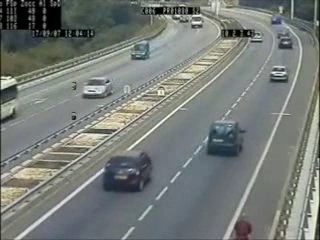
#> input picture frame 75 of video.avi, 320 x 240 px
$ python main.py
#> lines starting #> are read from the running program, lines starting #| are printed output that depends on the picture; after the words box and inside, x2 and y2 are one past the last pixel; in counts of white or black regions, pixels touching at a corner belong together
import time
import cv2
import numpy as np
import vehicles

cnt_up = 0
cnt_down = 0

cap = cv2.VideoCapture("video.avi")

# Get width and height of video

contour_width = cap.get(3)
contour_height = cap.get(4)
frameArea = contour_height * contour_width
areaTH = frameArea / 400

# Lines
line_up = int(2 * (contour_height / 5))
line_down = int(3 * (contour_height / 5))

up_limit = int(1 * (contour_height / 5))
down_limit = int(4 * (contour_height / 5))

print("Red line y:", str(line_down))
print("Blue line y:", str(line_up))

line_down_color = (255, 0, 0)
line_up_color = (255, 0, 255)

pt1 = [0, line_down]
pt2 = [contour_width, line_down]
pts_L1 = np.array([pt1, pt2], np.int32)
pts_L1 = pts_L1.reshape((-1, 1, 2))
pt3 = [0, line_up]
pt4 = [contour_width, line_up]
pts_L2 = np.array([pt3, pt4], np.int32)
pts_L2 = pts_L2.reshape((-1, 1, 2))

pt5 = [0, up_limit]
pt6 = [contour_width, up_limit]
pts_L3 = np.array([pt5, pt6], np.int32)
pts_L3 = pts_L3.reshape((-1, 1, 2))
pt7 = [0, down_limit]
pt8 = [contour_width, down_limit]
pts_L4 = np.array([pt7, pt8], np.int32)
pts_L4 = pts_L4.reshape((-1, 1, 2))

# Background Subtractor
background_subtractor = cv2.createBackgroundSubtractorMOG2(detectShadows=True)

# Kernals
kernalOp = np.ones((3, 3), np.uint8)
kernalOp2 = np.ones((5, 5), np.uint8)
kernalCl = np.ones((11, 11), np.uint)

font = cv2.FONT_HERSHEY_SIMPLEX
cars = []
max_p_age = 5
pid = 1

while (cap.isOpened()):
    has_frame, frame = cap.read()
#> frame is the input picture: shape (240, 320, 3); mean B, G, R 120, 123.9, 118.8
    foreground_mask = background_subtractor.apply(frame)
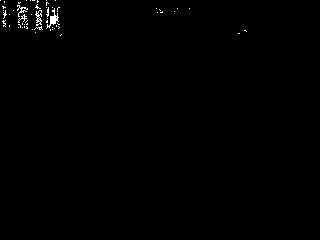
#> foreground_mask: shape (240, 320); values 127 (black) and 255 (white), 0.5% white in thin lines or dots, all inside (x1, y1, x2, y2) = (0, 0, 247, 36)
    foreground_mask_2 = background_subtractor.apply(frame)
#> foreground_mask_2: shape (240, 320); every value is 0

    cv2.imshow('Subtracted', foreground_mask_2)

    if has_frame:

        # Binarization
        has_frame, imBin = cv2.threshold(foreground_mask, 200, 255, cv2.THRESH_BINARY)
        has_frame, imBin2 = cv2.threshold(foreground_mask_2, 200, 255, cv2.THRESH_BINARY)

        cv2.imshow('bin', imBin2)

        # Opening i.e First Erode the dilate
        morphological_mask = cv2.morphologyEx(imBin, cv2.MORPH_OPEN, kernalOp)
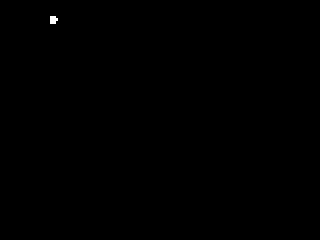
#> morphological_mask: shape (240, 320); 0.07% white; 1 white region
        morphological_mask_2 = cv2.morphologyEx(imBin2, cv2.MORPH_CLOSE, kernalOp)

        cv2.imshow('dilate', morphological_mask)

        # Closing i.e First Dilate then Erode
        morphological_mask = cv2.morphologyEx(morphological_mask, cv2.MORPH_CLOSE, kernalCl)
        morphological_mask_2 = cv2.morphologyEx(morphological_mask_2, cv2.MORPH_CLOSE, kernalCl)

        cv2.imshow('erode', morphological_mask)

        # Find Contours
        contours, _ = cv2.findContours(morphological_mask, cv2.RETR_EXTERNAL, cv2.CHAIN_APPROX_NONE)
#> contours = 1 contour; box (x1, y1, x2, y2) and area: (50, 16, 58, 24) 40

        for contour in contours:
            area = cv2.contourArea(contour)
            if area > areaTH:
                # Tracking
                contour_moments = cv2.moments(contour)

                # Centroid
                centroid_x = int(contour_moments['m10'] / contour_moments['m00'])
                centroid_y = int(contour_moments['m01'] / contour_moments['m00'])

                if centroid_y not in range(up_limit, down_limit):
                    continue

                contour_x, contour_y, contour_width, contour_height = cv2.boundingRect(contour)

                car = next((car for car in cars if (car.in_contour(contour_x, contour_y, contour_width, contour_height)) and not car.is_done()), None)
                if car is not None:
                    car.update_coordinates(centroid_x, centroid_y)
                    if car.going_up(line_up):
                        cnt_up += 1
                        print("ID:", car.get_id(), 'crossed going up at', time.strftime("%c"))
                    elif car.going_down(line_down):
                        cnt_down += 1
                        print("ID:", car.get_id(), 'crossed going up at', time.strftime("%c"))
                else:  # New Car
                    cars.append(vehicles.Car(pid, centroid_x, centroid_y, max_p_age))
                    pid += 1

                cv2.circle(frame, (centroid_x, centroid_y), 5, (0, 0, 255), -1)
                img = cv2.rectangle(frame, (contour_x, contour_y), (contour_x + contour_width, contour_y + contour_height), (0, 255, 0), 2)
#> this loop made 1 pass
#> area on pass 1: 40
#> after the loop, cars = []; cnt_down = 0; cnt_up = 0; pid = 1

        str_up = 'UP: ' + str(cnt_up)
#> str_up = 'UP: 0'
        str_down = 'DOWN: ' + str(cnt_down)
#> str_down = 'DOWN: 0'
        frame = cv2.polylines(frame, [pts_L1], False, line_down_color, thickness=2)
        frame = cv2.polylines(frame, [pts_L2], False, line_up_color, thickness=2)
        frame = cv2.polylines(frame, [pts_L3], False, (255, 255, 255), thickness=1)
        frame = cv2.polylines(frame, [pts_L4], False, (255, 255, 255), thickness=1)
        cv2.putText(frame, str_up, (10, 40), font, 0.5, (255, 255, 255), 2, cv2.LINE_AA)
        cv2.putText(frame, str_up, (10, 40), font, 0.5, (0, 0, 255), 1, cv2.LINE_AA)
        cv2.putText(frame, str_down, (10, 90), font, 0.5, (255, 255, 255), 2, cv2.LINE_AA)
        cv2.putText(frame, str_down, (10, 90), font, 0.5, (255, 0, 0), 1, cv2.LINE_AA)
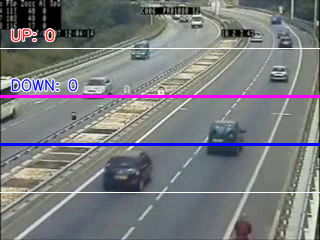
#> frame: shape (240, 320, 3); mean B, G, R 125.8, 122.4, 121.1
        cv2.imshow('Frame', frame)

        if cv2.waitKey(1) & 0xff == ord('q'):
#> (key q is pressed here)
            break

    else:
        break

cap.release()
cv2.destroyAllWindows()

$ run again, starting later in the video
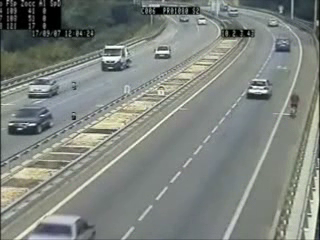
#> input picture frame 337 of video.avi, 320 x 240 px
#> frame is the input picture: shape (240, 320, 3); mean B, G, R 126.3, 131.7, 126
#> `foreground_mask = background_subtractor.apply(frame)`:
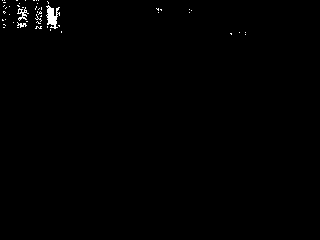
#> foreground_mask: shape (240, 320); values 127 (black) and 255 (white), 0.52% white; 51 white regions (48 under 20 px), largest, box (x1, y1, x2, y2) and area: (46, 5, 60, 29) 182, (17, 7, 29, 21) 63, (17, 22, 27, 28) 28
#> foreground_mask_2: shape (240, 320); every value is 0
#> contours = 1 contour; box (x1, y1, x2, y2) and area: (47, 8, 57, 25) 106
#> the loop `for contour in contours:` made 1 pass
#> area on pass 1: 105.5
#> after the loop `for contour in contours:`: cars = []; cnt_down = 0; pid = 1
#> str_up = 'UP: 0'
#> str_down = 'DOWN: 0'
#> `cv2.putText(frame, str_down, (10, 90), font, 0.5, (255, 0, 0), 1, cv2...`:
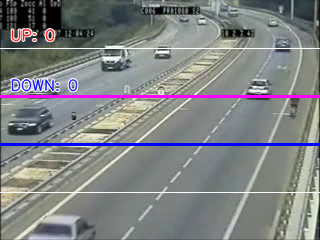
#> frame: shape (240, 320, 3); mean B, G, R 131.9, 129.9, 128.1

$ run again, starting later in the video
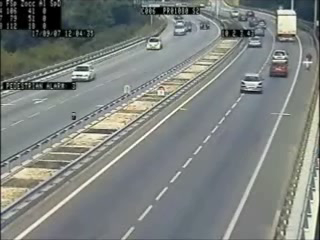
#> input picture frame 600 of video.avi, 320 x 240 px
#> frame is the input picture: shape (240, 320, 3); mean B, G, R 126.6, 129.8, 124.9
#> `foreground_mask = background_subtractor.apply(frame)`:
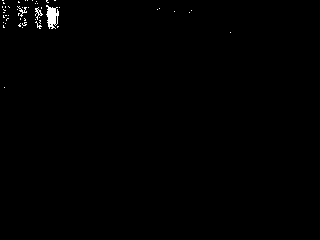
#> foreground_mask: shape (240, 320); values 127 (black) and 255 (white), 0.5% white; 49 white regions (46 under 20 px), largest, box (x1, y1, x2, y2) and area: (46, 5, 59, 29) 198, (35, 7, 43, 20) 37, (17, 6, 27, 17) 33
#> foreground_mask_2: shape (240, 320); every value is 0
#> morphological_mask: shape (240, 320); 0.19% white; 1 white region
#> contours = 1 contour; box (x1, y1, x2, y2) and area: (47, 7, 59, 24) 120
#> the loop `for contour in contours:` made 1 pass
#> area on pass 1: 120.5
#> after the loop `for contour in contours:`: cars = []; cnt_down = 0; pid = 1
#> str_up = 'UP: 0'
#> str_down = 'DOWN: 0'
#> `cv2.putText(frame, str_down, (10, 90), font, 0.5, (255, 0, 0), 1, cv2...`:
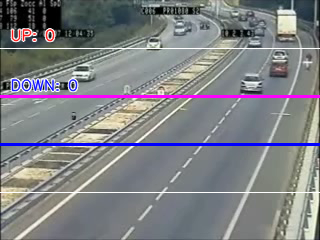
#> frame: shape (240, 320, 3); mean B, G, R 132.4, 128.3, 127.3
